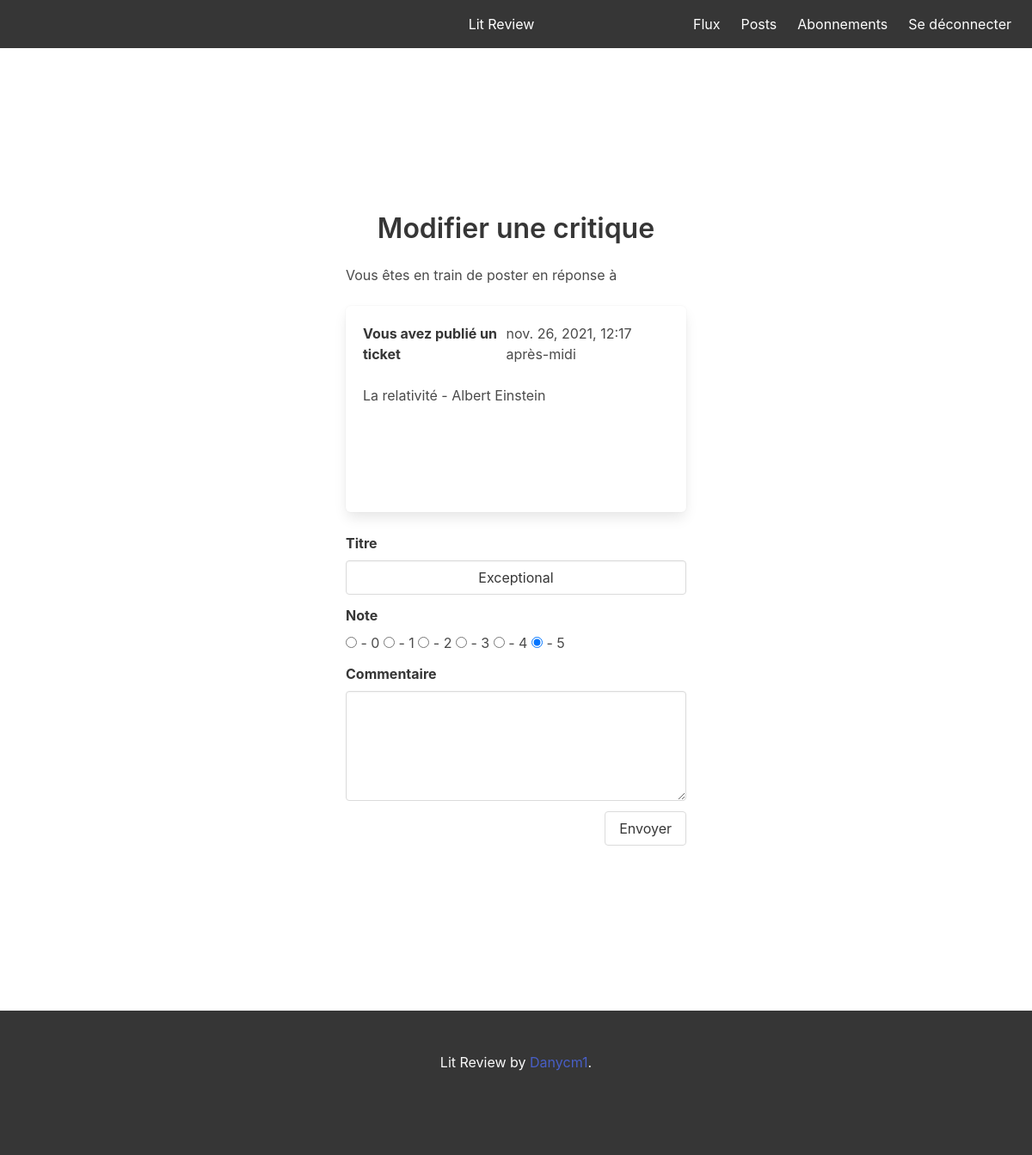
The app's page /modify/review/1 (signed in), older data.
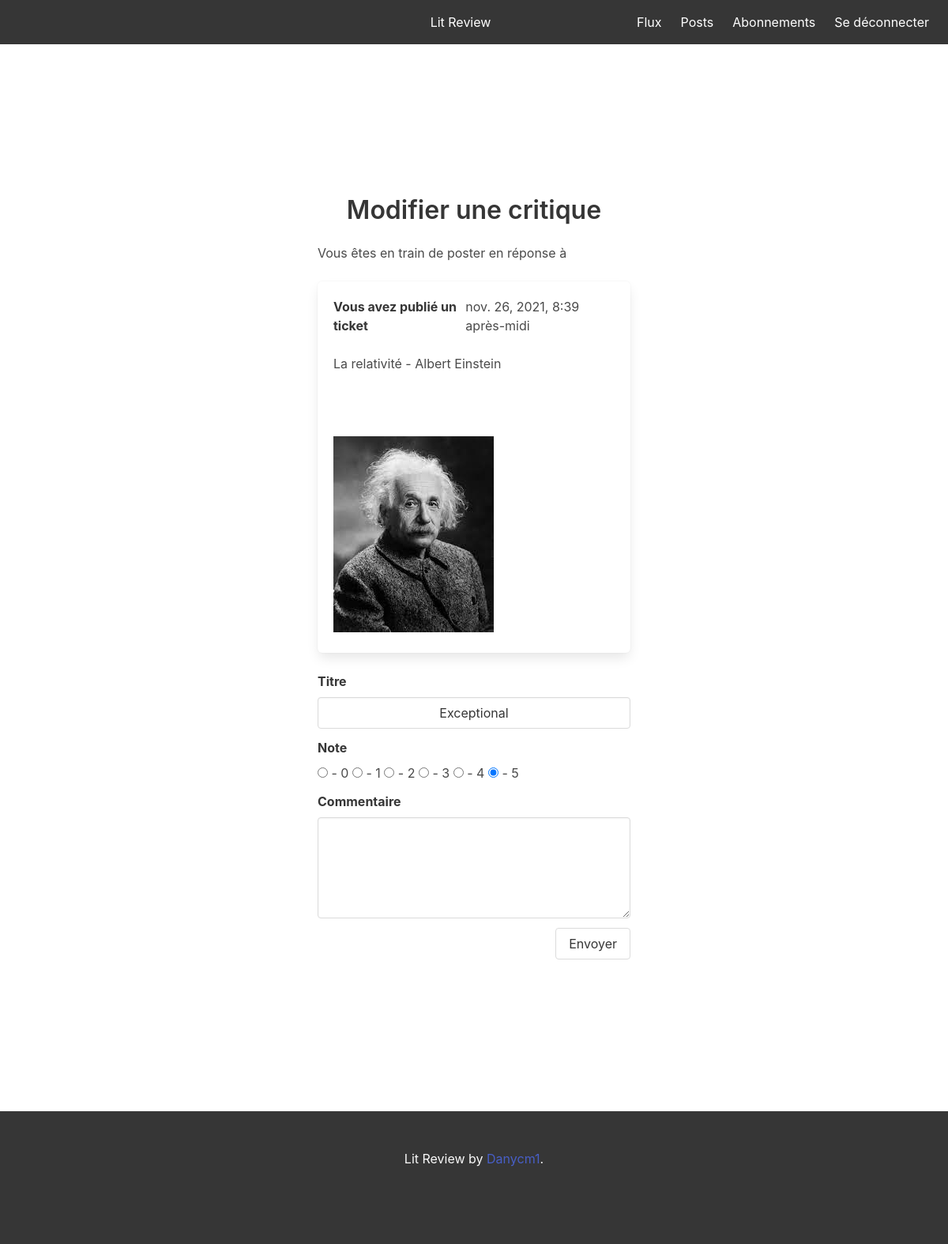
The same page, newer data.
### flux/models.py (models this page shows)
class Ticket(models.Model):
    title = models.CharField(max_length=128)
    description = models.TextField(max_length=2048, blank=True)
    user = models.ForeignKey(to=settings.AUTH_USER_MODEL, on_delete=models.CASCADE)
    image = models.ImageField(null=True, blank=True)
    time_created = models.DateTimeField(auto_now_add=True)

### flux/views.py (the view)
# urls.py: path('modify/review/<review_pk>', view_modify_review, name='modify_review'),
@login_required
def view_modify_review(request, review_pk):
    review = get_object_or_404(Review, pk=review_pk)
    if request.method == 'POST':
        review.headline = request.POST.get('headline')
        review.body = request.POST.get('body')
        review.rating = request.POST.get('rating')
        review.save()
        return redirect('flux:home')
    return render(request, 'modify_review.html', {'review': review, 'rating': range(6)})

### flux/templates/modify_review.html (shortened to what this page needs)
{% extends 'home.html' %}
{% block ticket %}
    <section class="section is-medium">
        <h1 class="title has-text-centered">Modifier une critique</h1>
        <div class="container">
            <div class="columns is-centered">
                <div class="column is-half">
                    <div>
                        <p>Vous êtes en train de poster en réponse à</p>
                        <br>
                        {% include 'ticket_snippet.html' with ticket=review.ticket %}
                    </div>
                    <br>
                    <form method="POST" action="{% url 'flux:modify_review' review_pk=review.pk %}"
                          enctype="multipart/form-data">
                        <div class="field">
                            <label class="label">Titre</label>
                            <div class="control">
                                <label>
                                    <input class="input" type="text" name="headline" style="text-align: center;"
                                           value="{{ review.headline }}">
                                </label>
                            </div>
                        </div>
                        <div class="field">
                            <label class="label">Note</label>
                            <div class="control">
                                {% for stars in rating %}
                                    <label>
                                        <input type="radio" name="rating" value="{{ stars }}"
                                                {% if stars == review.rating %} checked {% endif %}> - {{ stars }}
                                    </label>
                                {% endfor %}
                            </div>
                        </div>
                        <div class="field">
                            <label class="label">Commentaire</label>
                            <div class="control">
                                <label>
                                    <textarea class="textarea" name="body">{{ review.body }}</textarea>
                                </label>
                            </div>
                        </div>
                        <button type="submit" class="button is-pulled-right">Envoyer</button>
                    </form>
                </div>
            </div>
        </div>
    </section>
{% endblock %}

### flux/templates/ticket_snippet.html (shortened to what this page needs)
<div class="box">
    <div class="media-content">
        <div class="content">
            <div style="display: flex; justify-content: space-between;">
                {% if ticket.user == user %}
                    <strong>Vous avez publié un ticket</strong>
                {% else %}
                    <strong>{{ ticket.user }} a publié un ticket</strong>
                {% endif %}
                {{ ticket.time_created }}
            </div>
            <br>
            <p>{{ ticket.title }}</p>
            <br>
            <br>
            {% if ticket.image %}
                <p>
                    <img src="{{ ticket.image.url }}" alt="">
                </p>
            {% endif %}
        </div>
    </div>
</div>

Row changes from the older to the newer data that the page shows:
no longer on this page (row edited): Ticket: time_created "nov. 26, 2021, 12:17 après-midi", title "La relativité - Albert Einstein"
now on this page (row edited): Ticket: time_created "nov. 26, 2021, 8:39 après-midi", title "La relativité - Albert Einstein", image (picture)
